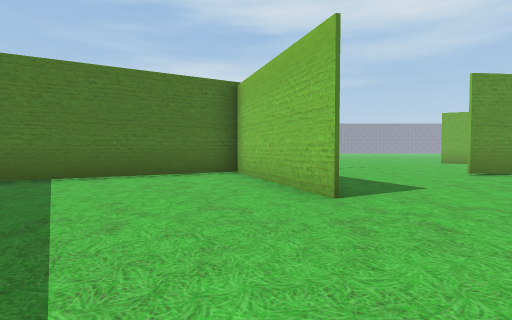
view 1 (above)

24 first-person views from a walk through a Unity game level. The camera is 1.2 m above the floor, tilts 2° down and sees 80° across. The floor is counted in squares, 2 m on a side. Each view is taken from the middle of a square. On the plan, view 1 faces up. The plan holds only what a view shows up to about 9 squares ahead; the rest is blank. The place goes on beyond the plan. The player character is not drawn. Some animated figures are left out. Some surface patterns are stand-ins.

view 2
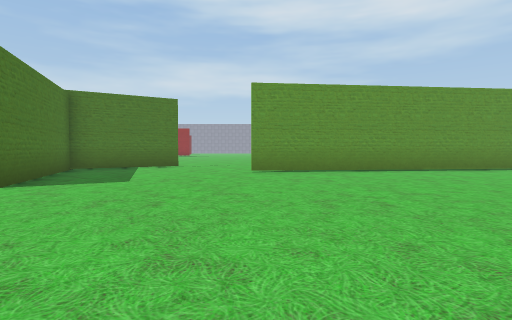

view 3
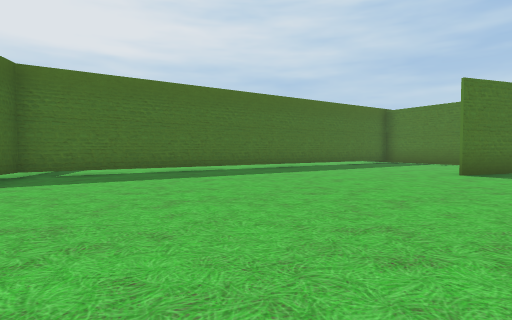

view 4
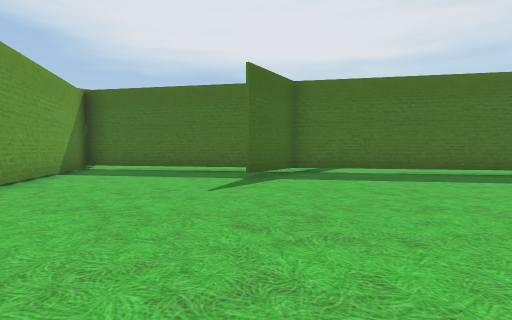

view 5
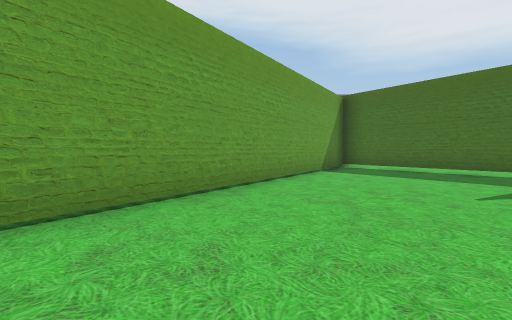

view 6
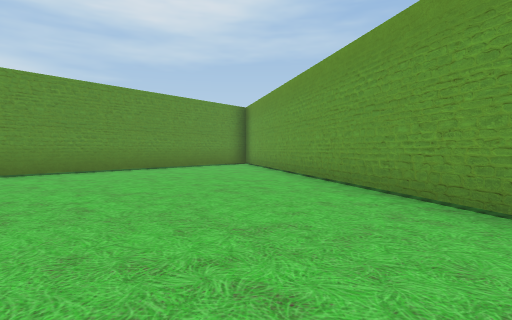

view 7
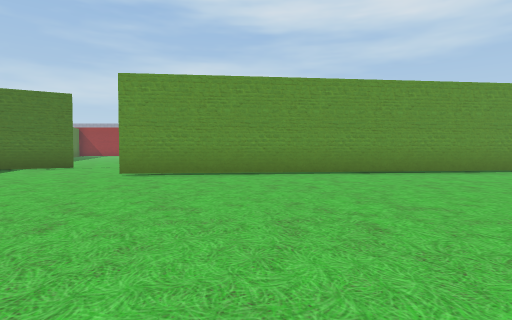

view 8
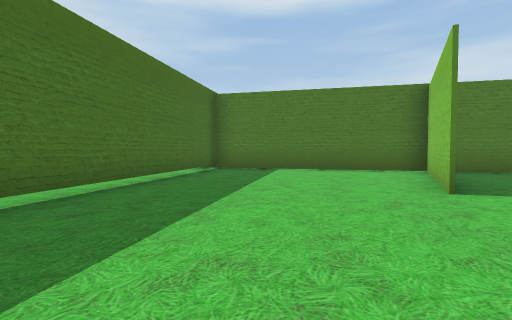

view 9
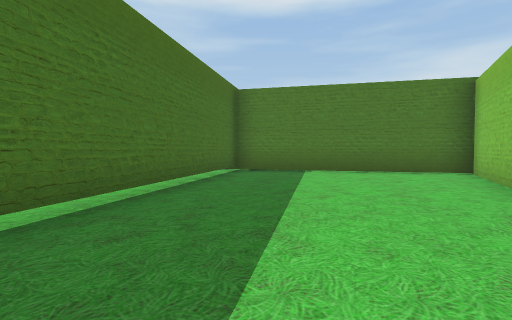

view 10
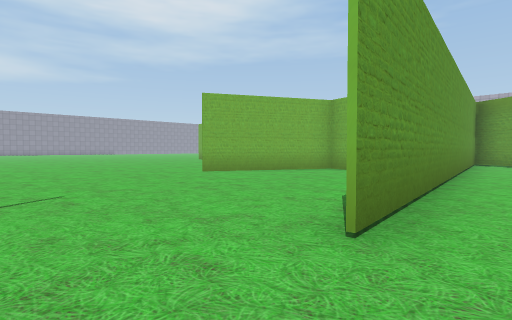

view 11
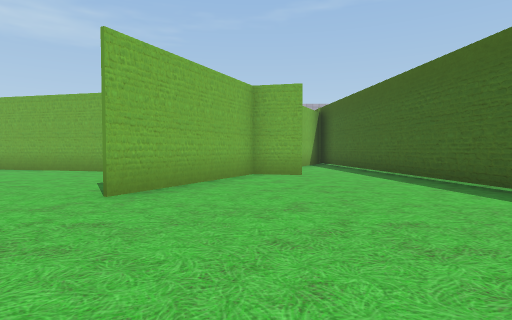

view 12
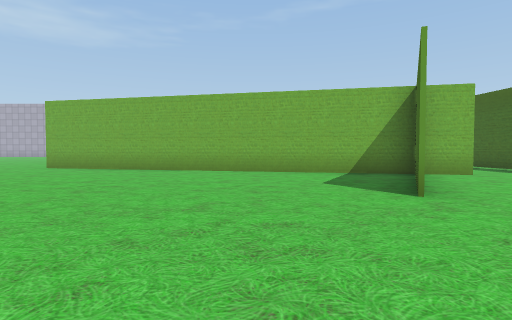

view 13
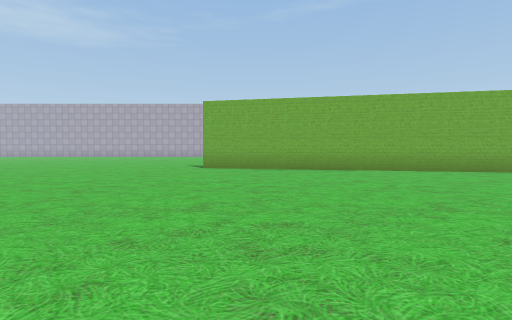

view 14
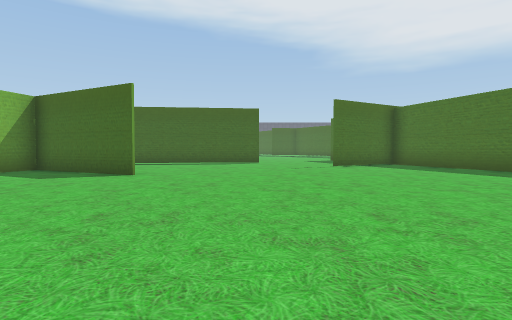

view 15
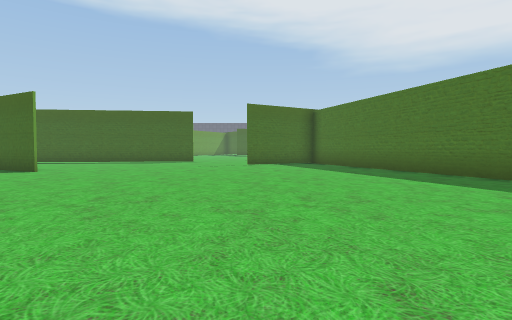

view 16
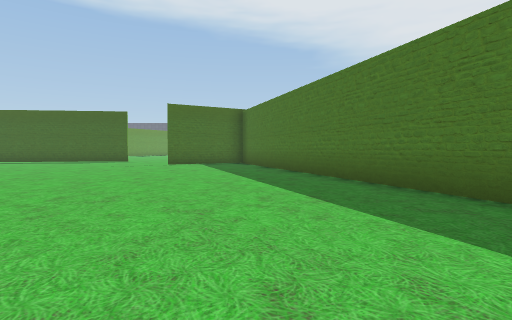

view 17
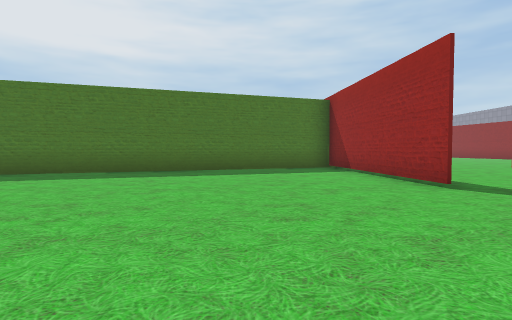

view 18
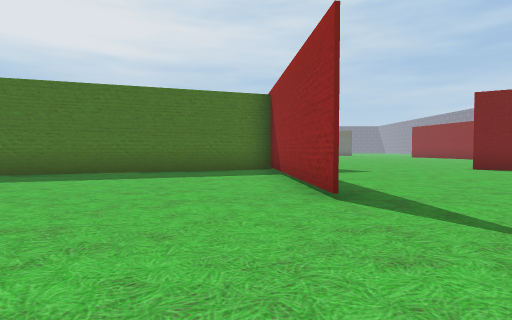

view 19
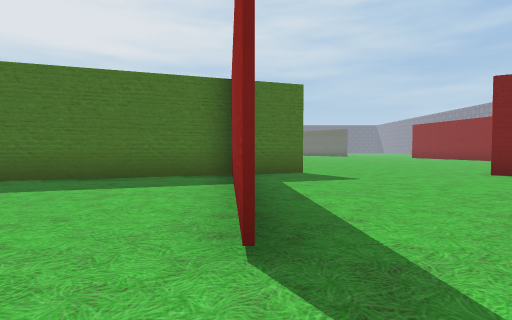

view 20
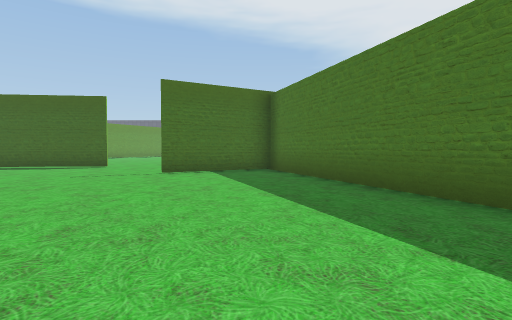

view 21
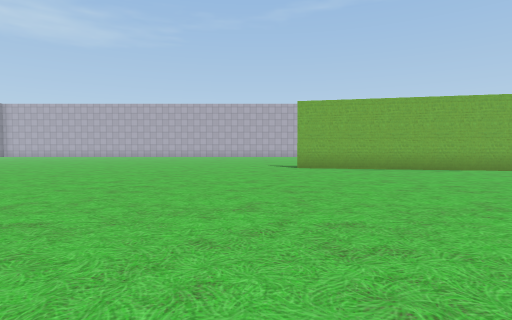

view 22
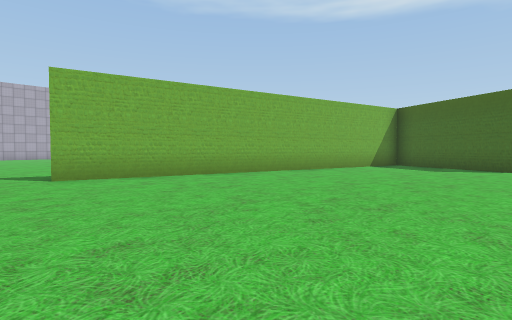

view 23
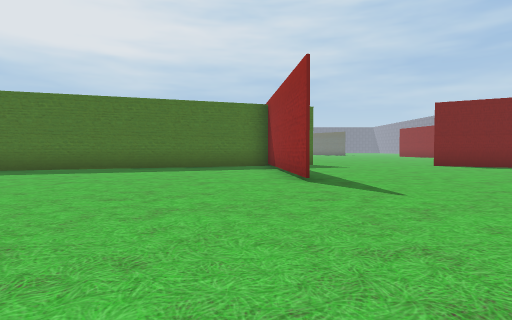

view 24
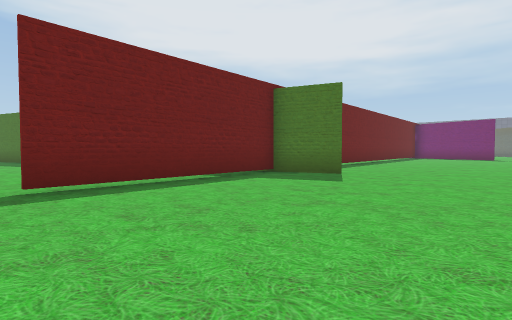

### Floor plan
Key: @ floor where view 1 was taken; # wall or solid block; . floor; T thing the floor can be seen under or through.
Columns run from 11 left of view 1 to 13 right of it. Each row starts with its distance up from view 1.
 30    .........           ..
 29 ............          ...
 28 .............        ....
 27  .............     ......
 26   ..#..........   .......
 25     ##TTTTT..... ........
 24      #...................
 23      #...................
 22      #...................
 21      ##........ .........
 20       #.................#
 19       #.................#
 18       ##................#
 17        #................#
 16        #...............##
 15        ##..............#
 14         #..............#
 13         #..........##..#
 12         ##..........####
 11          #............##
 10          #............#.
  9          ##.##...........
  8          ####........####
  7        ###.#....######...
  6       ##...#.............
  5      ##....##............
  4      .#.....#............
  3       ##................#
  2       .# ...............#
  1        .T..............##
  0         TT.@...........#
 -1         .T ...........##
 -2         ..T..........
 -3         ..TT.........#
 -4          ..T .......##
 -5           ..T.......#
 -6             TTT....##
 -7             .T ...##
 -8              .T...#
 -9              .T#.##
-10              ..###
-11                 #

Positions as (right, up) in squares from view 1, and headings:
1: (0, 0), facing up
2: (5, -1), facing up
3: (8, -1), facing left
4: (8, -1), facing down-left
5: (8, -1), facing down
6: (8, -1), facing up-right
7: (8, 0), facing up
8: (2, -1), facing up-left
9: (1, -1), facing up-left
10: (3, 6), facing up-right
11: (4, 11), facing right
12: (4, 15), facing right
13: (4, 20), facing right
14: (5, 20), facing down
15: (2, 21), facing down
16: (-1, 21), facing down
17: (4, 22), facing left
18: (3, 24), facing left
19: (1, 25), facing left
20: (0, 17), facing down
21: (4, 23), facing right
22: (7, 23), facing down-right
23: (5, 24), facing left
24: (0, 30), facing down-left
